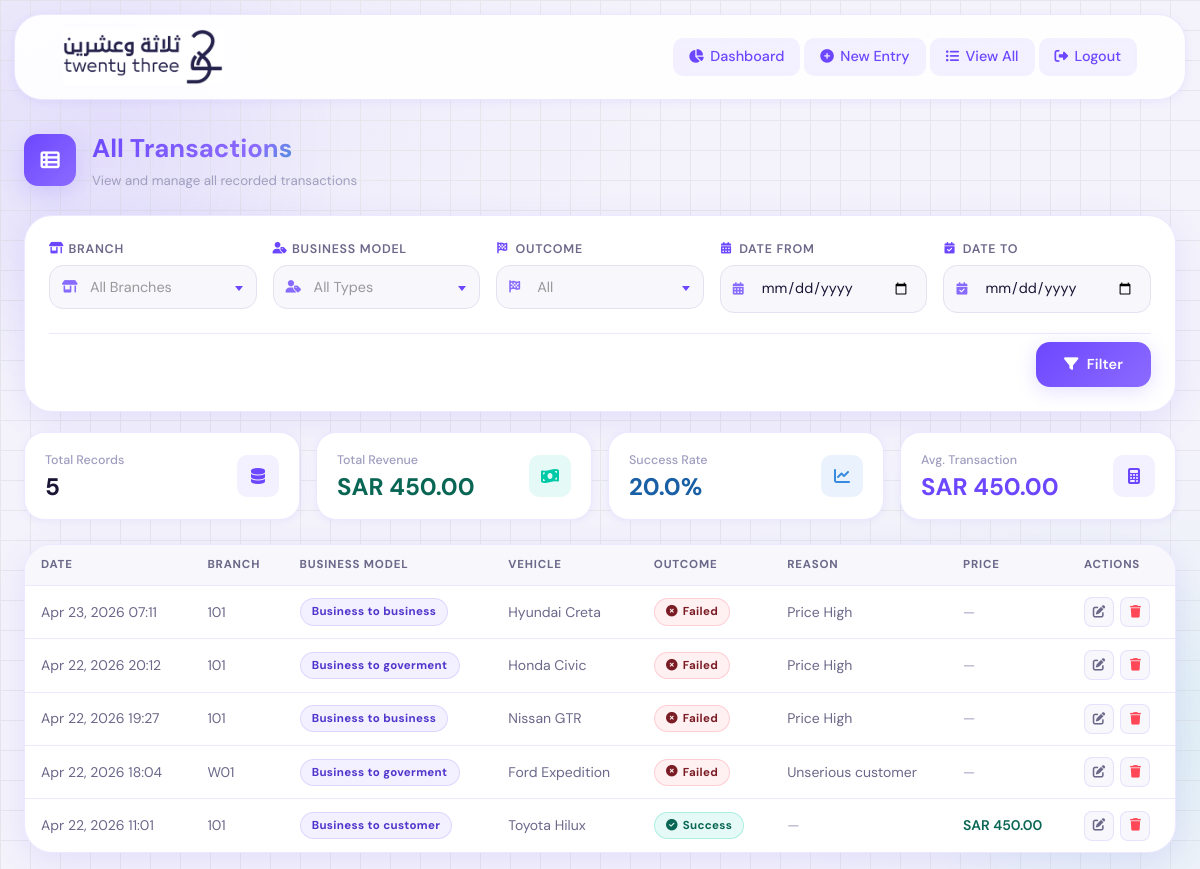
Screenshot of /list/ (signed in) with the database file from the repository.
### core/models.py (models this page shows, shortened)
class Transaction(models.Model):
    branch = models.ForeignKey(Branch, on_delete=models.PROTECT)
    vehicle_brand = models.ForeignKey(VehicleBrand, on_delete=models.PROTECT)
    vehicle_model = models.ForeignKey(VehicleModel, on_delete=models.PROTECT)
    manufacture_year = models.ForeignKey(ManufactureYear, on_delete=models.PROTECT)
    glass_position = models.ForeignKey(GlassPosition, on_delete=models.PROTECT)
    customer_source = models.ForeignKey(CustomerSource, on_delete=models.PROTECT)
    business_model = models.ForeignKey(BusinessModel, on_delete=models.PROTECT)
    sales_type = models.ForeignKey(SalesType, on_delete=models.PROTECT, null=True, blank=True)
    parts_type = models.ForeignKey(PartsType, on_delete=models.SET_NULL, null=True, blank=True)
    maintenance_type = models.ForeignKey(MaintenanceType, on_delete=models.SET_NULL, null=True, blank=True)
    corporate_client = models.ForeignKey(CorporateClient, on_delete=models.SET_NULL, null=True, blank=True)
    wholesale_company = models.ForeignKey(WholesaleCompany, on_delete=models.SET_NULL, null=True, blank=True)
    government_org = models.ForeignKey(GovernmentOrganization, on_delete=models.SET_NULL, null=True, blank=True)
    OUTCOME_CHOICES = [
        ('success', 'Success'),
        ('fail', 'Fail'),
    ]
    outcome = models.CharField(max_length=10, choices=OUTCOME_CHOICES)
    price = models.DecimalField(max_digits=10, decimal_places=2, null=True, blank=False)
    document = models.FileField(upload_to='documents/', null=True, blank=True)
    note = models.TextField(blank=True)
    reason = models.ForeignKey(Reason, on_delete=models.SET_NULL, null=True, blank=True)
    expected_price = models.DecimalField(max_digits=10, decimal_places=2, null=True, blank=True)
    maintenance_other_note = models.TextField(blank=True)
    created_at = models.DateTimeField(auto_now_add=True)
    updated_at = models.DateTimeField(auto_now=True)

class Branch(models.Model):
    COMPANY_CHOICES = [
        ('Al Salem Auto Glass', 'Al Salem Auto Glass'),
        ('Watam Auto Glass', 'Watam Auto Glass'),
    ]
    company = models.CharField(max_length=20, choices=COMPANY_CHOICES)
    code = models.CharField(max_length=10, unique=True)  # e.g., 101, W01
    name = models.CharField(max_length=100, blank=True)
    def __str__(self):
        return f"{self.company} - {self.code}"
    class Meta:
        ordering = ['company', 'code']

class BusinessModel(models.Model):
    name = models.CharField(max_length=50, unique=True)
    class Meta:
        ordering = ['id']

class VehicleBrand(models.Model):
    name = models.CharField(max_length=50, unique=True)

class VehicleModel(models.Model):
    brand = models.ForeignKey(VehicleBrand, on_delete=models.CASCADE, related_name='models')
    name = models.CharField(max_length=50)
    class Meta:
        unique_together = ('brand', 'name')

class Reason(models.Model):
    name = models.CharField(max_length=100, unique=True)
    def __str__(self):
        return self.name

### core/views.py (the view)
# urls.py: path('list/', views.transaction_list, name='transaction_list'),
@login_required
def transaction_list(request):
    if request.user.userprofile.role == 'admin':
        transactions = Transaction.objects.all()
    else:
        transactions = Transaction.objects.filter(branch=request.user.userprofile.branch)
    branch = request.GET.get('branch')
    business_model = request.GET.get('business_model')
    outcome = request.GET.get('outcome')
    date_from = request.GET.get('date_from')
    date_to = request.GET.get('date_to')
    if branch and request.user.userprofile.role == 'admin':
        transactions = transactions.filter(branch_id=branch)
    if business_model:
        transactions = transactions.filter(business_model_id=business_model)
    if outcome:
        transactions = transactions.filter(outcome=outcome)
    if date_from:
        transactions = transactions.filter(created_at__date__gte=date_from)
    if date_to:
        transactions = transactions.filter(created_at__date__lte=date_to)
    transactions = transactions.order_by('-created_at')
    total_count = transactions.count()
    total_revenue = transactions.filter(outcome='success').aggregate(total=Sum('price'))['total'] or 0
    success_count = transactions.filter(outcome='success').count()
    success_rate = round((success_count / total_count * 100) if total_count > 0 else 0, 1)
    fail_count = transactions.filter(outcome='fail').count()
    fail_rate = round((fail_count / total_count * 100) if total_count > 0 else 0, 1)
    avg_transaction = total_revenue / success_count if success_count > 0 else 0
    paginator = Paginator(transactions, 20)
    page = request.GET.get('page')
    transactions = paginator.get_page(page)
    context = {
        'transactions': transactions,
        'total_count': total_count,
        'total_revenue': total_revenue,
        'success_rate': success_rate,
        'fail_rate': fail_rate,
        'avg_transaction': avg_transaction,
        'branches': Branch.objects.all(),
        'business_models': BusinessModel.objects.all(),
    }
    return render(request, 'core/transaction_list.html', context)

### core/templates/core/transaction_list.html (shortened to what this page needs)
{% extends 'core/base.html' %}
{% load widget_tweaks %}
{% block content %}
<div class="list-page-wrap" data-aos="fade-up">
    <div class="page-hero">
        <div class="page-hero-left">
            <div class="page-hero-icon"><i class="fas fa-table-list"></i></div>
            <div class="page-hero-text">
                <h2 class="gradient-text">All Transactions</h2>
                <p>View and manage all recorded transactions</p>
            </div>
        </div>
    </div>
    <div class="glass-card" style="margin-bottom:1.25rem; padding:1.5rem !important;">
        <form method="get" id="filter-form">
            <div class="filter-grid">
                <div class="field-group">
                <div class="field-label"><i class="fas fa-store-alt"></i>Branch</div>
                <div class="field-icon-wrap">
                </div>
            </div>
                <div class="field-group">
                    <div class="field-label"><i class="fas fa-user-tag"></i>Business Model</div>
                    <div class="field-icon-wrap">
                    </div>
                </div>
                <div class="field-group">
                    <div class="field-label"><i class="fas fa-flag-checkered"></i>Outcome</div>
                    <div class="field-icon-wrap">
                    </div>
                </div>
                <div class="field-group">
                    <div class="field-label"><i class="fas fa-calendar-days"></i>Date From</div>
                    <div class="field-icon-wrap">
                        <input type="date" name="date_from" id="filter-date-from" value="{{ request.GET.date_from }}" class="form-input">
                    </div>
                </div>
                <div class="field-group">
                    <div class="field-label"><i class="fas fa-calendar-check"></i>Date To</div>
                    <div class="field-icon-wrap">
                        <input type="date" name="date_to" id="filter-date-to" value="{{ request.GET.date_to }}" class="form-input">
                    </div>
                </div>
                <div class="filter-footer">
                    <button type="submit" class="btn-primary">
                        <i class="fas fa-filter"></i>Filter
                    </button>
                </div>
            </div>
        </form>
    </div>
    <div class="stats-grid">
        <div class="stat-card" data-aos="fade-up" data-aos-delay="60">
            <div style="display:flex;align-items:center;justify-content:space-between;gap:0.75rem;">
                <div>
                    <div class="stat-label">Total Records</div>
                    <div class="stat-value" style="color:var(--text-primary);">{{ total_count }}</div>
                </div>
                <div class="stat-icon" style="background:var(--primary-subtle);">
                    <i class="fas fa-database" style="color:var(--primary);"></i>
                </div>
            </div>
        </div>
        <div class="stat-card" data-aos="fade-up" data-aos-delay="120">
            <div style="display:flex;align-items:center;justify-content:space-between;gap:0.75rem;">
                <div>
                    <div class="stat-label">Total Revenue</div>
                    <div class="stat-value" style="color:#0a6654;">SAR {{ total_revenue|floatformat:2 }}</div>
                </div>
                <div class="stat-icon" style="background:rgba(0,201,167,0.1);">
                    <i class="fas fa-money-bill-wave" style="color:#00C9A7;"></i>
                </div>
            </div>
        </div>
        <div class="stat-card" data-aos="fade-up" data-aos-delay="180">
            <div style="display:flex;align-items:center;justify-content:space-between;gap:0.75rem;">
                <div>
                    <div class="stat-label">Success Rate</div>
                    <div class="stat-value" style="color:#185FA5;">{{ success_rate }}%</div>
                </div>
                <div class="stat-icon" style="background:rgba(56,139,235,0.1);">
                    <i class="fas fa-chart-line" style="color:#378ADD;"></i>
                </div>
            </div>
        </div>
        <div class="stat-card" data-aos="fade-up" data-aos-delay="240">
            <div style="display:flex;align-items:center;justify-content:space-between;gap:0.75rem;">
                <div>
                    <div class="stat-label">Avg. Transaction</div>
                    <div class="stat-value" style="color:var(--primary);">SAR {{ avg_transaction|floatformat:2 }}</div>
                </div>
                <div class="stat-icon" style="background:var(--primary-subtle);">
                    <i class="fas fa-calculator" style="color:var(--primary);"></i>
                </div>
            </div>
        </div>
    </div>
    <div class="glass-card" style="padding:0 !important; overflow:hidden;">
        <div class="table-wrap">
            <table>
                <thead>
                    <tr>
                        <th>Date</th>
                        <th>Branch</th>
                        <th>Business Model</th>
                        <th>Vehicle</th>
                        <th>Outcome</th>
                        <th>Reason</th>
                        <th>Price</th>
                        <th>Actions</th>
                    </tr>
                </thead>
                <tbody>
                    {% for transaction in transactions %}
                    <tr onclick="window.location='{% url 'core:transaction_detail' transaction.id %}'" style="cursor:pointer;">
                        <td>{{ transaction.created_at|date:"M d, Y H:i" }}</td>
                        <td>{{ transaction.branch.code }}</td>
                        <td><span class="badge badge-type">{{ transaction.business_model.name }}</span></td>
                        <td>{{ transaction.vehicle_brand.name }} {{ transaction.vehicle_model.name }}</td>
                        <td>
                            {% if transaction.outcome == 'success' %}
                                <span class="badge badge-success"><i class="fas fa-circle-check"></i>Success</span>
                            {% else %}
                                <span class="badge badge-fail"><i class="fas fa-circle-xmark"></i>Failed</span>
                            {% endif %}
                        </td>
                        <td>
                            {% if transaction.reason %}
                                {{ transaction.reason }}
                            {% else %}
                                <span style="color:var(--text-muted);">—</span>
                            {% endif %}
                        </td>
                        <td>
                            {% if transaction.price %}
                                <span class="price-val">SAR {{ transaction.price }}</span>
                            {% else %}
                                <span class="price-nil">—</span>
                            {% endif %}
                        </td>
                        <td onclick="event.stopPropagation()">
                            <div style="display:flex;gap:0.4rem;">
                                <a href="{% url 'core:transaction_edit' transaction.id %}" class="action-btn edit" title="Edit">
                                    <i class="fas fa-pen-to-square"></i>
                                </a>
                                <button type="button" class="action-btn delete-btn" title="Delete"
                                        data-id="{{ transaction.id }}"
                                        data-delete-url="{% url 'core:transaction_delete' transaction.id %}"
                                        data-label="#{{ transaction.id }} — {{ transaction.vehicle_brand.name }} {{ transaction.vehicle_model.name }}"
                                        style="border:1.5px solid var(--border);background:var(--surface-2);cursor:pointer;"
                                        onclick="event.stopPropagation();event.preventDefault();document.getElementById('delete-modal-label').textContent=this.dataset.label;document.getElementById('delete-form').action=this.dataset.deleteUrl;document.getElementById('delete-modal').style.display='flex';return false;">
                                    <i class="fas fa-trash" style="color:#FF4757;"></i>
                                </button>
                            </div>
                        </td>
                    </tr>
                    {% endfor %}
                </tbody>
            </table>
        </div>
    </div>
</div>
{% endblock %}

### rows the page displays
Transaction: outcome "fail" (drawn)
Transaction: outcome "fail" (drawn)
Transaction: outcome "fail" (drawn)
Transaction: outcome "fail" (drawn)
Transaction: outcome "success" (drawn)

### other values shown
{{ total_count }} "5"
{{ total_revenue|floatformat:2 }} "450.00"
{{ success_rate }} "20.0"
{{ avg_transaction|floatformat:2 }} "450.00"
